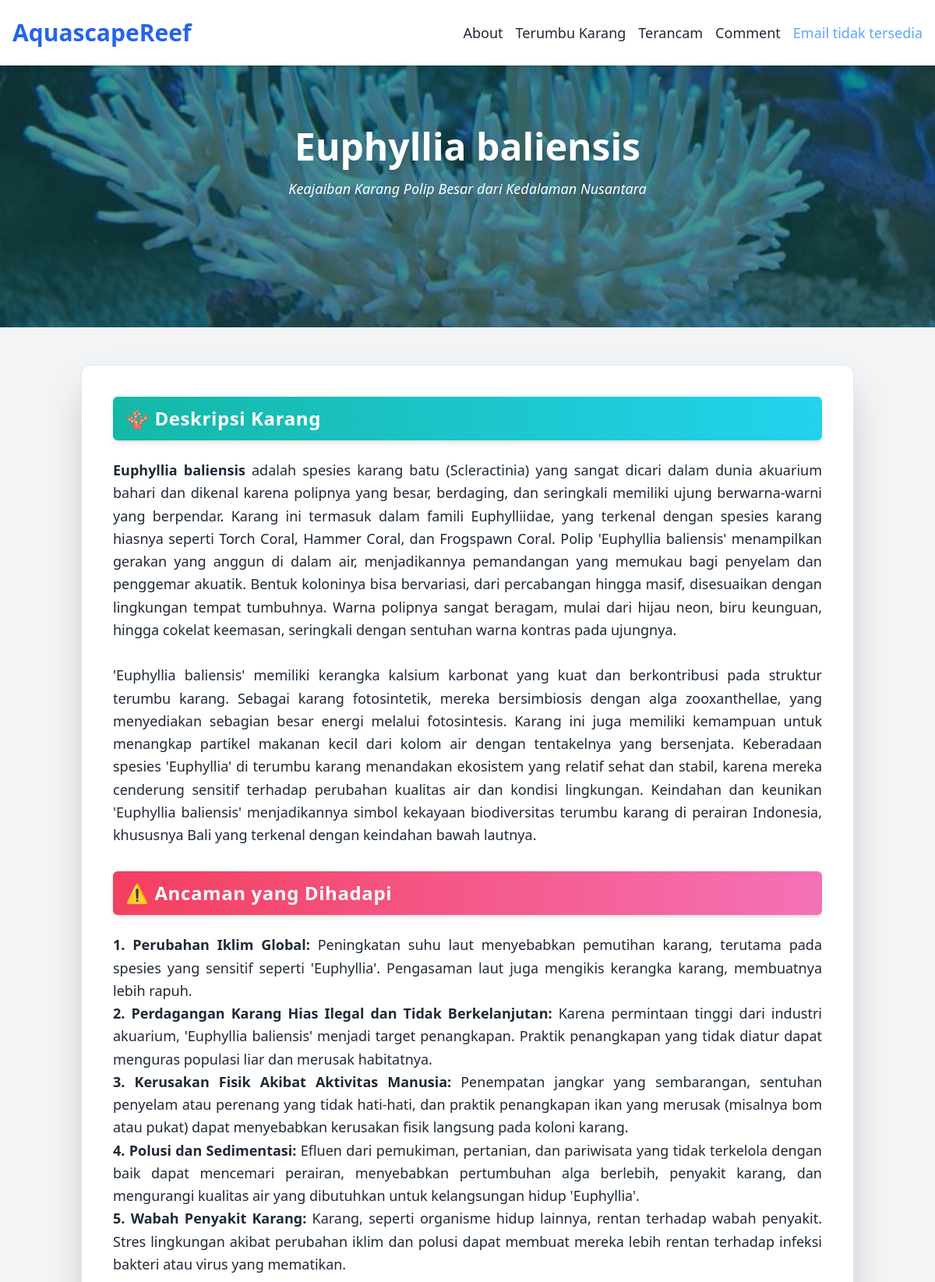
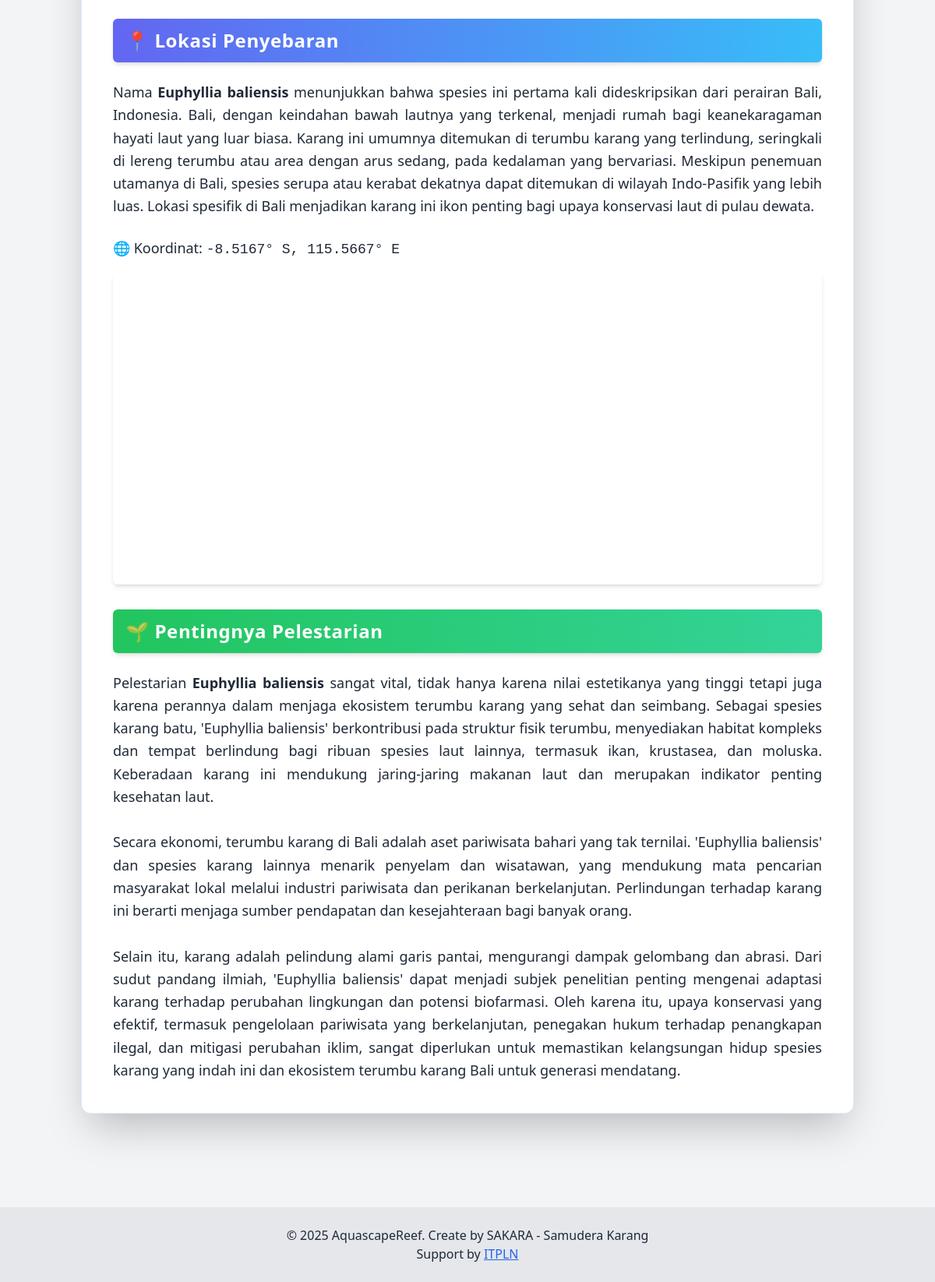
The app's page /detail_terumbu.php?link_coral=Euphyllia (signed in) with its own data (2 pictures, top to bottom).
### tables this page shows
CREATE TABLE `corals` (
  `id` int(11) NOT NULL AUTO_INCREMENT,
  `name` varchar(50) NOT NULL,
  `tagline` varchar(100) DEFAULT NULL,
  `img` varchar(100) DEFAULT NULL,
  `link` varchar(100) DEFAULT NULL,
  `desc_small` text DEFAULT NULL,
  `desc_html` text DEFAULT NULL,
  `ancaman_html` text DEFAULT NULL,
  `lokasi_html` text DEFAULT NULL,
  `lokasi_coordinate_txt` varchar(50) DEFAULT NULL,
  `lokasi_iframe_url` varchar(100) DEFAULT NULL,
  `pelestarian_html` text DEFAULT NULL,
  PRIMARY KEY (`id`)
);

### _data_corals.php (called while the page is built, shortened)
<?php
include '_util_koneksi.php';
$nama_coral = $_GET['link_coral'] ?? '';
$id = $_GET['cid'] ?? -1;
$corals = [];
if ($nama_coral == '' && $id < 0) {
  $stmt = $conn->prepare("SELECT * FROM corals");
  $stmt->execute();
  $result = $stmt->get_result();
  while ($row = $result->fetch_assoc()) {
    $corals[] = $row;
  }
} else {
  $stmt = $conn->prepare("SELECT * FROM corals WHERE link = ?");
  $stmt->bind_param("s", $nama_coral);
  $stmt->execute();
  $result = $stmt->get_result();
  while ($row = $result->fetch_assoc()) {
    $corals[] = $row;
  }
}

### detail_terumbu.php (the view, shortened to what this page needs)
<?php
include "_data_corals.php";
$coral = $corals[0];
?>
<!DOCTYPE html>
<html lang="id">
<head>
  <?php include '_layout_headscript.php' ?>
</head>
<body id="top" class="bg-gray-100 text-gray-800 font-sans">
  <?php include '_layout_navbar.php' ?>
  <div class="absolute top-0 left-0 w-full h-full -z-10 overflow-hidden">
  </div>
  <header class="relative w-full h-[420px] bg-cover bg-center text-white flex items-center justify-center"
    style="background-image: url('karang.jpg');">
    <div class="absolute inset-0 bg-teal-900/60"></div>
    <div class="relative z-10 text-center px-4">
      <h1 class="text-4xl md:text-5xl font-bold drop-shadow-lg"><?= $coral['name'] ?></h1>
      <p class="mt-4 text-lg italic drop-shadow-sm"><?= $coral['tagline'] ?? "" ?></p>
    </div>
  </header>
  <main class="pt-12 pb-20 px-4 max-w-5xl mx-auto">
    <div class="bg-white p-6 md:p-10 shadow-2xl rounded-xl border border-blue-100">
      <div class="mb-6 rounded-md bg-gradient-to-r from-teal-500 to-cyan-400 px-4 py-3 shadow-md">
        <h2 class="text-white text-2xl font-bold tracking-wide">🪸 Deskripsi Karang</h2>
      </div>
      <div class="text-lg leading-relaxed text-justify mb-8">
        <?= $coral['desc_html'] ?>
</div>
      <div class="mb-6 rounded-md bg-gradient-to-r from-rose-500 to-pink-400 px-4 py-3 shadow-md">
        <h2 class="text-white text-2xl font-bold tracking-wide">⚠️ Ancaman yang Dihadapi</h2>
      </div>
      <div class="text-lg leading-relaxed text-justify mb-8">
        <?= $coral['ancaman_html'] ?>
      </div>
      <div class="mb-6 rounded-md bg-gradient-to-r from-indigo-500 to-sky-400 px-4 py-3 shadow-md">
        <h2 class="text-white text-2xl font-bold tracking-wide">📍 Lokasi Penyebaran</h2>
      </div>
      <div class="text-lg leading-relaxed text-justify mb-6">
        <?= $coral['lokasi_html'] ?>
      </div>
      <p class="text-lg mb-4">
        🌐 Koordinat: <code><?= $coral['lokasi_coordinate_txt'] ?></code>
      </p>
      <div class="mb-8">
        <iframe
          src="<?= $coral['lokasi_iframe_url'] ?>"
          width="100%"
          height="400"
          style="border:0;"
          allowfullscreen=""
          loading="lazy"
          class="rounded-md shadow-md">
        </iframe>
      </div>
      <div class="mb-6 rounded-md bg-gradient-to-r from-green-500 to-emerald-400 px-4 py-3 shadow-md">
        <h2 class="text-white text-2xl font-bold tracking-wide">🌱 Pentingnya Pelestarian</h2>
      </div>
      <div class="text-lg leading-relaxed text-justify">
        <?= $coral['pelestarian_html'] ?>
      </div>
    </div>
  </main>
  <?php include "_layout_footer.php" ?>
</body>
</html>

### records on screen
corals: name "Euphyllia baliensis", tagline "Keajaiban Karang Polip Besar dari Kedalaman Nusantara", desc_html "Euphyllia baliensis adalah spesies karang batu (Scleractinia) yang sangat dicari dalam dunia akuarium bahari dan dikenal karena polipnya yang besar, berdaging, dan seringkali memiliki ujung berwarna-warni yang berpendar. Karang ini termasuk dalam famili Euphylliidae, yang terkenal dengan spesies karang hiasnya seperti Torch Coral, Hammer Coral, dan Frogspawn Coral. Polip 'Euphyllia baliensis' menampilkan gerakan yang anggun di dalam air, menjadikannya pemandangan yang memukau bagi penyelam dan penggemar akuatik. Bentuk koloninya bisa bervariasi, dari percabangan hingga masif, disesuaikan dengan lingkungan tempat tumbuhnya. Warna polipnya sangat beragam, mulai dari hijau neon, biru keunguan,…", ancaman_html "1. Perubahan Iklim Global: Peningkatan suhu laut menyebabkan pemutihan karang, terutama pada spesies yang sensitif seperti 'Euphyllia'. Pengasaman laut juga mengikis kerangka karang, membuatnya lebih rapuh. 2. Perdagangan Karang Hias Ilegal dan Tidak Berkelanjutan: Karena permintaan tinggi dari industri akuarium, 'Euphyllia baliensis' menjadi target penangkapan. Praktik penangkapan yang tidak diatur dapat menguras populasi liar dan merusak habitatnya. 3. Kerusakan Fisik Akibat Aktivitas Manusia: Penempatan jangkar yang sembarangan, sentuhan penyelam atau perenang yang tidak hati-hati, dan praktik penangkapan ikan yang merusak (misalnya bom atau pukat) dapat menyebabkan kerusakan fisik…", lokasi_html "Nama Euphyllia baliensis menunjukkan bahwa spesies ini pertama kali dideskripsikan dari perairan Bali, Indonesia. Bali, dengan keindahan bawah lautnya yang terkenal, menjadi rumah bagi keanekaragaman hayati laut yang luar biasa. Karang ini umumnya ditemukan di terumbu karang yang terlindung, seringkali di lereng terumbu atau area dengan arus sedang, pada kedalaman yang bervariasi. Meskipun penemuan utamanya di Bali, spesies serupa atau kerabat dekatnya dapat ditemukan di wilayah Indo-Pasifik yang lebih luas. Lokasi spesifik di Bali menjadikan karang ini ikon penting bagi upaya konservasi laut di pulau dewata.", lokasi_coordinate_txt "-8.5167° S, 115.5667° E", pelestarian_html "Pelestarian Euphyllia baliensis sangat vital, tidak hanya karena nilai estetikanya yang tinggi tetapi juga karena perannya dalam menjaga ekosistem terumbu karang yang sehat dan seimbang. Sebagai spesies karang batu, 'Euphyllia baliensis' berkontribusi pada struktur fisik terumbu, menyediakan habitat kompleks dan tempat berlindung bagi ribuan spesies laut lainnya, termasuk ikan, krustasea, dan moluska. Keberadaan karang ini mendukung jaring-jaring makanan laut dan merupakan indikator penting kesehatan laut. Secara ekonomi, terumbu karang di Bali adalah aset pariwisata bahari yang tak ternilai. 'Euphyllia baliensis' dan spesies karang lainnya menarik penyelam dan wisatawan, yang mendukung…"

### other values on screen
$_SESSION['user']['name'] "Email tidak tersedia"
